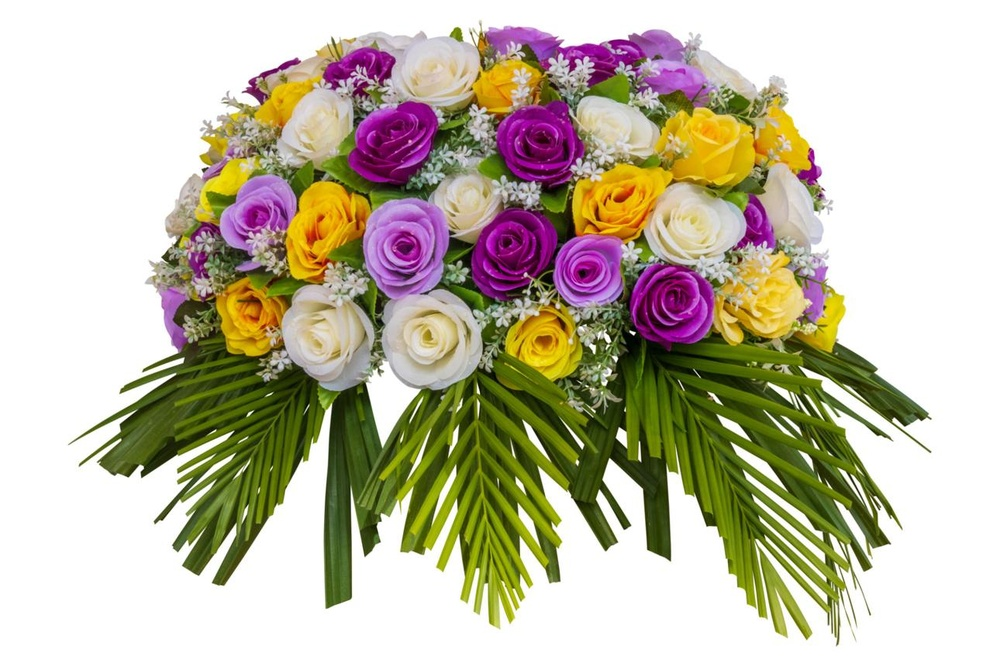
#> input picture exp_36/image.jpg, 1000 x 667 px, shrunk from 1290 x 860 before the run
$ python code.py
#> lines starting #> are read from the running program, lines starting #| are printed output that depends on the picture; after the words box and inside, x2 and y2 are one past the last pixel; in counts of white or black regions, pixels touching at a corner belong together
# Your Python code goes here
import cv2
import numpy as np
import matplotlib.pyplot as plt

# Read image
image = cv2.imread('image.jpg')
#> image is the input picture: shape (667, 1000, 3); mean B, G, R 165.5, 187, 193.9

# Convert BGR to RGB
image_rgb = cv2.cvtColor(image, cv2.COLOR_BGR2RGB)

# Convert to HSV
hsv = cv2.cvtColor(image, cv2.COLOR_BGR2HSV)
#> hsv: shape (667, 1000, 3); mean H, S, V 31, 79.9, 198.5

# Define background color range (example: white background)
lower = np.array([0, 0, 200])
upper = np.array([180, 40, 255])

# Create mask
mask = cv2.inRange(hsv, lower, upper)
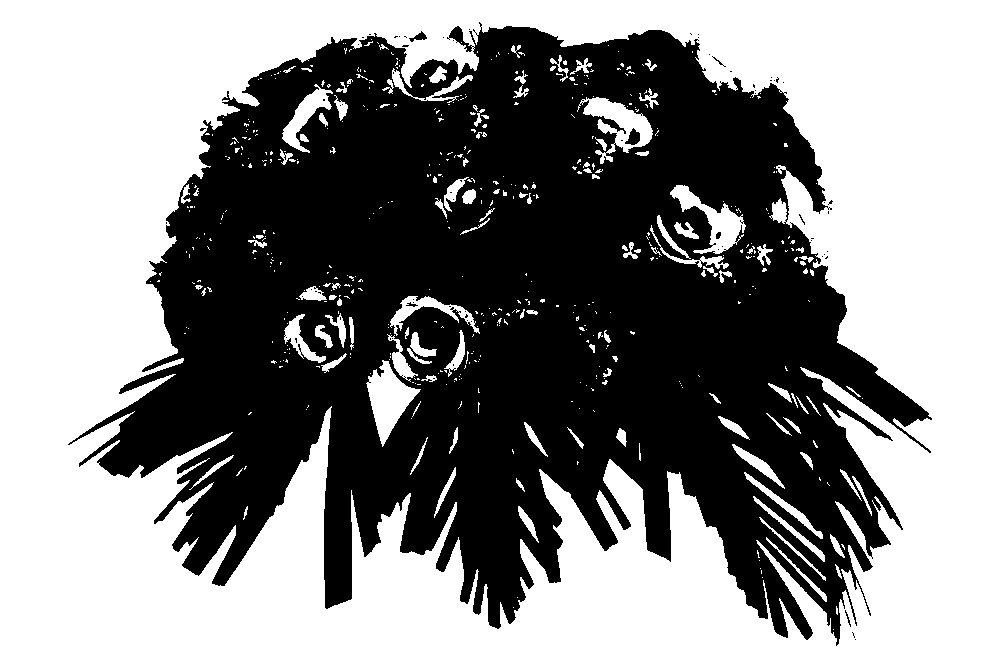
#> mask: shape (667, 1000); 54.1% white; 78 black regions (71 under 20 px), largest, box (x1, y1, x2, y2) and area: (68, 22, 932, 646) 305878, (625, 128, 640, 145) 152, (409, 31, 427, 42) 85

# Remove background
result = image_rgb.copy()
result[mask != 0] = [0, 0, 0]
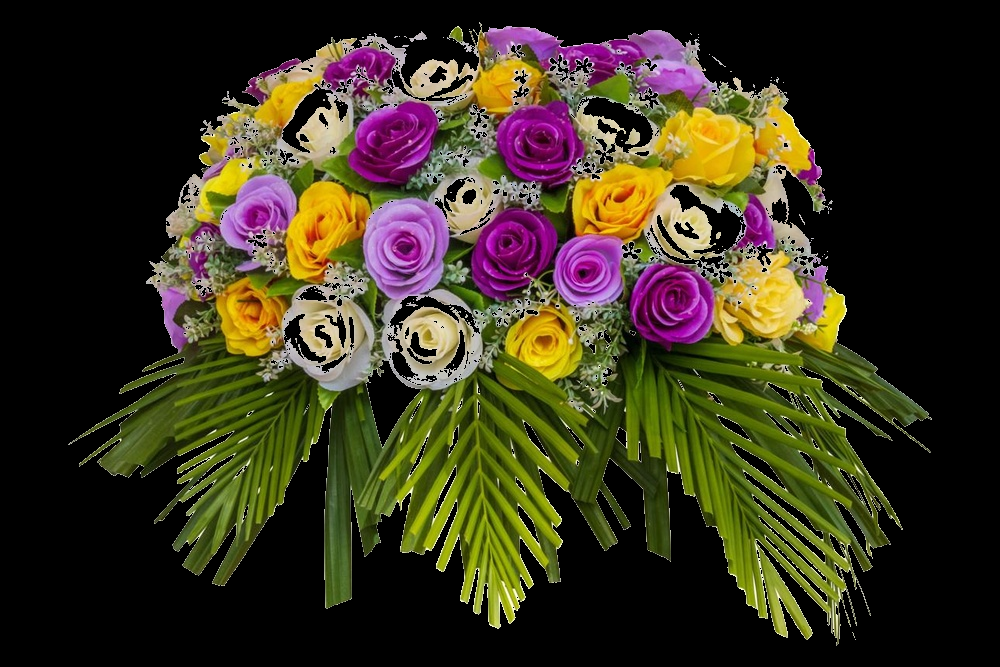
#> result: shape (667, 1000, 3); mean R, G, B 57.7, 51, 30.1

# Display
plt.figure(figsize=(10,5))

plt.subplot(1,2,1)
plt.imshow(image_rgb)
plt.title("Original Image")
plt.axis('off')

plt.subplot(1,2,2)
plt.imshow(result)
plt.title("Background Removed")
plt.axis('off')

plt.show()
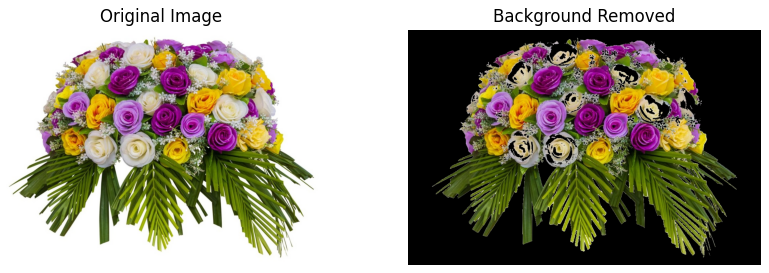
#> figure drawn by matplotlib, 2 panels

# Save output
plt.imsave("background_removed.png", result)
